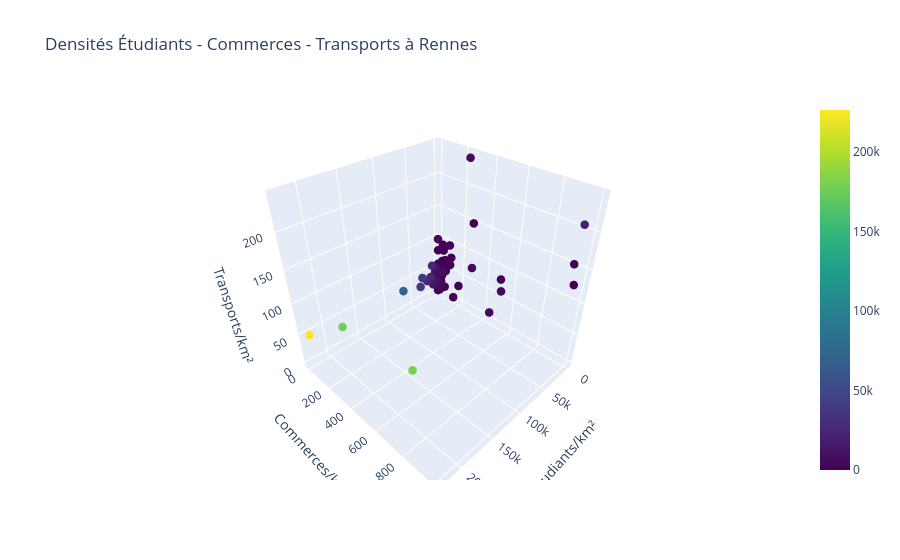

Notebook code for this chart:
### Markdown cell above
### Besoin n°10 : Fournir une **recommandation finale : "où investir avec 200k€ ?"** ###

### Code cell
from src.analyse_finale_iris_rennes import pipeline_3d

# Lancer tout le pipeline et obtenir le merged GeoDataFrame
merged_146 = pipeline_3d()

### Figure 1 — Plotly figure (JSON) as saved in the notebook; plotly's stock layout.template omitted (floating-point values rounded to 4 significant figures; data arrays with more than 128 entries replaced by an {"elided": "..."} marker saying what was removed)
{"data": [{"marker": {"color": {"elided": "146 float values"}, "colorscale": [[0, "#440154"], [0.1111, "#482878"], [0.2222, "#3e4989"], [0.3333, "#31688e"], [0.4444, "#26828e"], [0.5556, "#1f9e89"], [0.6667, "#35b779"], [0.7778, "#6ece58"], [0.8889, "#b5de2b"], [1, "#fde725"]], "showscale": true, "size": 5}, "mode": "markers", "text": {"elided": "146 str values"}, "type": "scatter3d", "x": {"elided": "146 float values"}, "y": {"elided": "146 float values"}, "z": {"elided": "146 float values"}}], "layout": {"scene": {"xaxis": {"title": {"text": "Étudiants/km²"}}, "yaxis": {"title": {"text": "Commerces/km²"}}, "zaxis": {"title": {"text": "Transports/km²"}}}, "title": {"text": "Densités Étudiants - Commerces - Transports à Rennes"}}}
